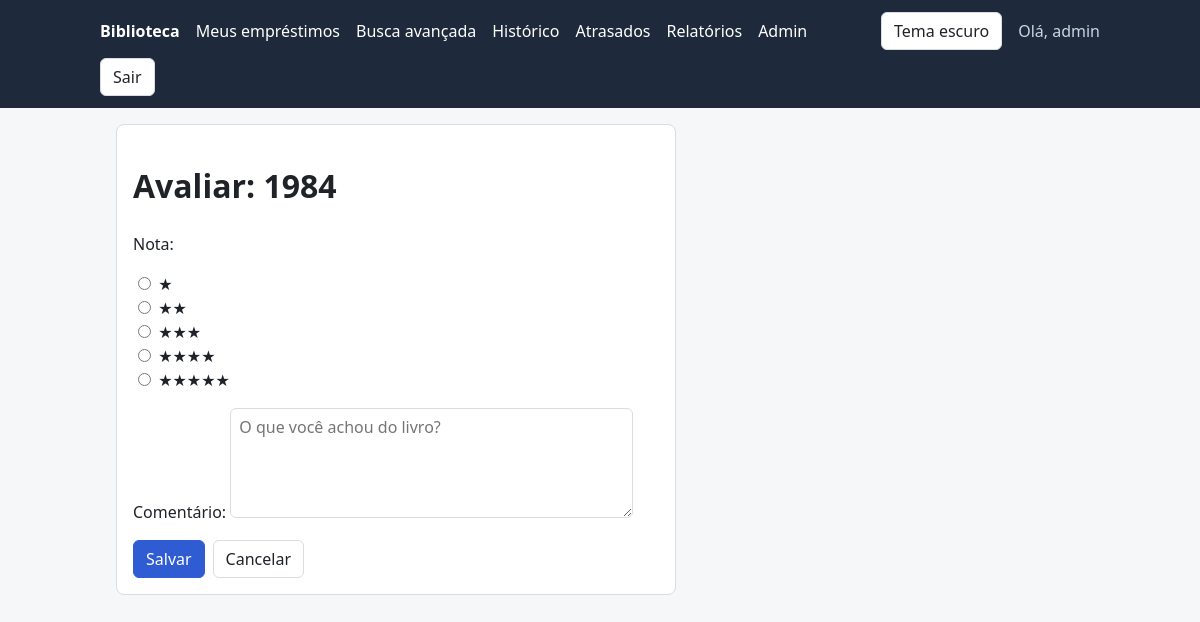
/livros/3/avaliar/ (signed in), run on an earlier commit of the app's database.
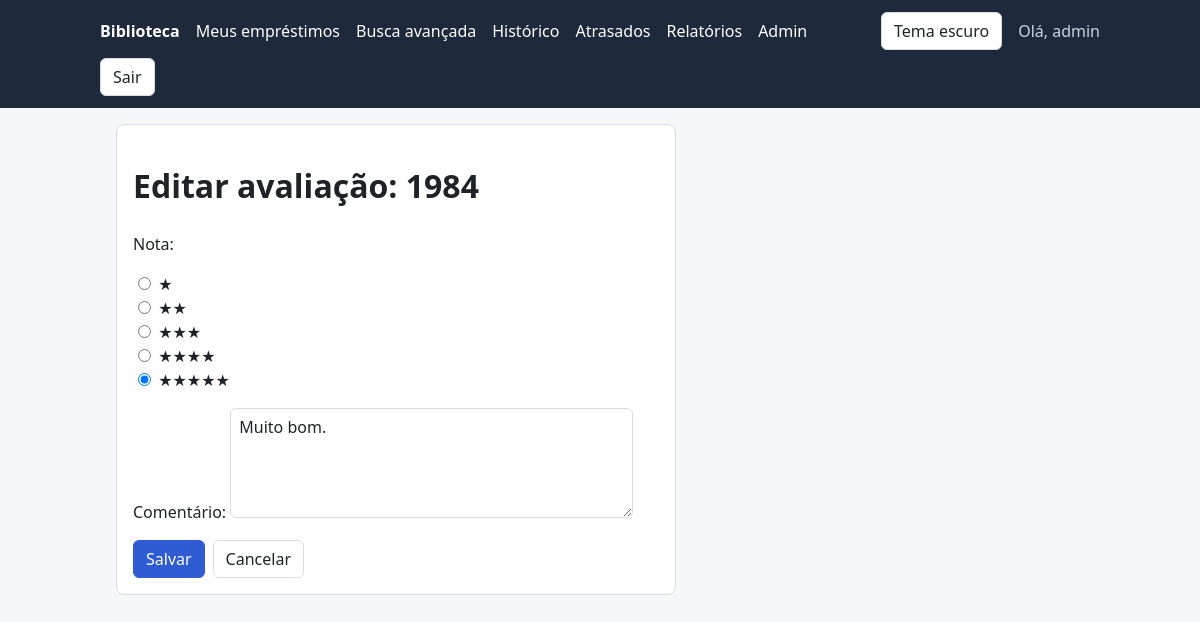
And on a later commit of the database.
### catalog/models.py (models this page shows, shortened)
class Review(models.Model):
    RATING_CHOICES = [(n, "★" * n) for n in range(1, 6)]
    book = models.ForeignKey(Book, on_delete=models.CASCADE, related_name="reviews", verbose_name="Livro")
    user = models.ForeignKey(
        settings.AUTH_USER_MODEL,
        on_delete=models.CASCADE,
        related_name="reviews",
        verbose_name="Usuário",
    )
    rating = models.PositiveSmallIntegerField("Nota", choices=RATING_CHOICES)
    comment = models.TextField("Comentário", blank=True)  # opcional
    created_at = models.DateTimeField("Criada em", auto_now_add=True)  # preenchido só na criação
    updated_at = models.DateTimeField("Atualizada em", auto_now=True)  # atualizado a cada save()
    class Meta:
        ordering = ["-created_at"]
        verbose_name = "Avaliação"
        verbose_name_plural = "Avaliações"
        constraints = [
            models.UniqueConstraint(fields=["book", "user"], name="uma_avaliacao_por_leitor"),
        ]

### catalog/views.py (the view)
# urls.py: path("livros/<int:book_id>/avaliar/", views.review_book, name="review_book"),
@login_required
def review_book(request, book_id):
    book = get_object_or_404(Book, pk=book_id)
    if not book.was_borrowed_by(request.user):
        messages.error(request, "Só quem já pegou este livro emprestado pode avaliá-lo.")
        return redirect("catalog:book_detail", book_id=book.id)
    review = Review.objects.filter(book=book, user=request.user).first()
    if request.method == "POST":
        form = ReviewForm(request.POST, instance=review)
        if form.is_valid():
            review = form.save(commit=False)  # monta o objeto sem gravar: faltam livro e usuário
            review.book = book
            review.user = request.user
            review.save()  # agora sim grava no banco
            messages.success(request, "Avaliação salva. Obrigado pela opinião!")
            return redirect("catalog:book_detail", book_id=book.id)
    else:
        form = ReviewForm(instance=review)
    return render(request, "catalog/review_form.html", {"form": form, "book": book, "editing": review is not None})

### catalog/forms.py
class ReviewForm(forms.ModelForm):
    rating = forms.TypedChoiceField(label="Nota", choices=Review.RATING_CHOICES, coerce=int, widget=forms.RadioSelect)
    class Meta:
        model = Review
        fields = ["rating", "comment"]
        widgets = {
            "comment": forms.Textarea(attrs={"rows": 4, "placeholder": "O que você achou do livro?"}),
        }

### catalog/models.py (called while the page is built)
    def was_borrowed_by(self, user):
        return self.loans.filter(user=user).exists()

### templates/catalog/review_form.html (shortened to what this page needs)
{% extends "base.html" %}
{% block content %}
  <div class="card" style="max-width: 560px;">
    <h1>{% if editing %}Editar avaliação{% else %}Avaliar{% endif %}: {{ book.title }}</h1>
    <form method="post">
      {{ form.as_p }}
      <div class="actions">
        <button class="btn btn-primary" type="submit">Salvar</button>
        <a class="btn" href="{% url 'catalog:book_detail' book.id %}">Cancelar</a>
      </div>
    </form>
  </div>
{% endblock %}

What changed in the data, as far as the page shows it:
added Review: rating "☐ ★ ☐ ★★ ☐ ★★★ ☐ ★★★★ ☑ ★★★★★", comment "Muito bom."
Also different on the page:
form field rating: "☐ ★ ☐ ★★ ☐ ★★★ ☐ ★★★★ ☐ ★★★★★" → (not shown)
text no longer shown: "Avaliar"
text now shown: "Editar avaliação"
